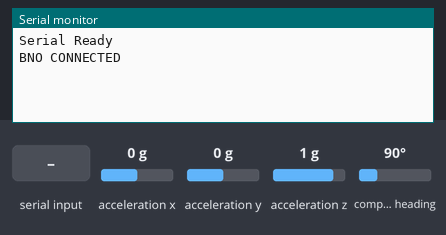
Recording of a sketch running on a simulated Arduino Uno, built with avr-gcc and run on an emulated ATmega328P. On the bench: the last lines printed to the serial monitor. The inputs (shaded band) are chosen by the test bench; at power-on: acceleration x 0 g, acceleration y 0 g, acceleration z 1 g, compass heading 90°.

Above: at 2.2 s.
2.3 s: "1\n" received over Serial
At 3.3 s:
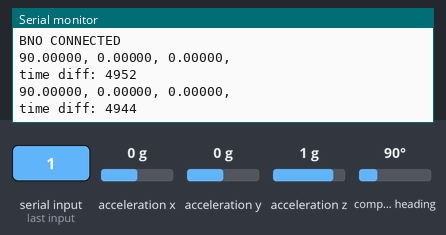
3.8 s: "0\n" received over Serial
At 4.4 s:
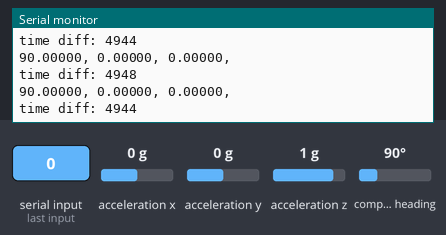
Timing chart, 0 to 6.8 s (numbered marks = the images above; inputs shaded):
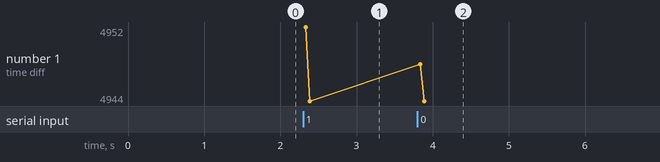

Measured:
- after the input at 2.3 s, the serial monitor: prints a new line at once (image 1)
- after the input at 3.8 s, the serial monitor: prints a new line at once (image 2)

The sketch:

ArduinoSerialTestWithBNOMay21FineTuningDiffBRTest.ino
```cpp
#include <Adafruit_Sensor.h>

/**************************************************************************/
/*!
    @file     read_simple_angle.ino
    @author   mskaca (E. Ha.)
    @license  KacaCorp (see license.txt)

  read a simple angle from BNO055 over I2C bus

  REQUIRES: ardser.py to send messages to the Serial Bus
  ANTIREQ: Ensure that the arduino console is closed
    @section  HISTORY

    v1.0 - First release
*/
/**************************************************************************/

#include <Wire.h>
#include <Adafruit_BNO055.h>
#include <Adafruit_Sensor.h>
#include <utility/imumaths.h>

Adafruit_BNO055 bno = Adafruit_BNO055(55, 0x28);

//float M_PI = 3.14159;

int setPoint = 55;           // random value
String readString;           // notn eeded
unsigned short timeStart,timeEnd,timeDiff;  // required to find out how fast bus is

// Where a Quaternion takes the form a +bi +cj +dk , where i,j,k are imaginary
struct Quaternion{
     float a;   //real number      w
     float b;   //complex number   x ...i
     float c;   //complex number   y ...j
     float d;   //complex number   z ...k
};

// Converts any 4 values to a quaternion (usage:  quat = a + bi + cj + dk)
Quaternion getQuaternion (float a, float b, float c, float d)
{
  Quaternion quat;
  quat.a = a;
  quat.b = b;
  quat.c = c;
  quat.d = d;
  return quat;
}

//Returns the inverse of a quaternion
Quaternion getQuaternionInverse(Quaternion quat)
{
  Quaternion inversedQuat;
  float dividend = quat.a*quat.a + quat.b*quat.b + quat.c*quat.c + quat.d*quat.d;
  inversedQuat.a =  quat.a/dividend;
  inversedQuat.b = (-1)*(quat.b/dividend);
  inversedQuat.c = (-1)*(quat.c/dividend);
  inversedQuat.d = (-1)*(quat.d/dividend);
  return inversedQuat;
}

// Returns Quaternion product
Quaternion getQuaternionProduct(Quaternion q1, Quaternion q2)
{
  Quaternion product;
  product.a = q1.a*q2.a - q1.b*q2.b - q1.c*q2.c - q1.d*q2.d;
  product.b = q1.a*q2.b +  q1.b*q2.a +q1.c*q2.d - q1.d*q2.c;
  product.c = q1.a*q2.c - q1.b*q2.d + q1.c*q2.a + q1.d*q2.b;
  product.d = q1.a*q2.d + q1.b*q2.c - q1.c*q2.b + q1.d*q2.a;
  return product;
}

static void toEulerAngle(Quaternion q, double& roll, double& pitch, double& yaw)
{
  // roll (x-axis rotation)
  double sinr = +2.0 * (q.a * q.b + q.c * q.d);
  double cosr = +1.0 - 2.0 * (q.b * q.b + q.c * q.c);
  roll = atan2(sinr, cosr);

  // pitch (y-axis rotation)
  double sinp = +2.0 * (q.a * q.b - q.d * q.b);
        if (fabs(sinp) >= 1)
            pitch = copysign(M_PI / 2, sinp); // use 90 degrees if out of range
        else
      pitch = asin(sinp);

  // yaw (z-axis rotation)
  double siny = +2.0 * (q.a * q.d + q.b * q.c);
  double cosy = +1.0 - 2.0 * (q.c * q.c + q.d * q.d);
  yaw = atan2(siny, cosy);
}

void setup() {
  Serial.end();
  //Start serial
  Serial.begin(9600);
  while (!Serial) ; //wait until Serial ready
  Serial.println("Serial Ready");

//==================================================================================================================================
    /* Initialise the IMU */
   /*** pinMode(8,OUTPUT);
  delay(10);
  digitalWrite(8,HIGH);
  delay(200);
  digitalWrite(8,LOW);*/
  if(!bno.begin())
  {
    if (!bno.begin()){Serial.print("bno1 not connected");}
    /* There was a problem detecting the BNO055 ... check your connections */
    Serial.print("Ooops, no BNO055 detected ... Check your wiring or I2C ADDR!");
    while(1);
  }
  else{
    Serial.println("BNO CONNECTED");
  }

  delay(1000);
  bno.setExtCrystalUse(true);
  //Serial.print("Values are printed in the following order: bnoX1, bnoY1, \
  //bnoZ1, bnoX2, bnoY2, bnoZ2, Relative Roll, Relative Pitch, relative Yaw");
}

void loop() {

////////////////////////////////////////////////////////////////////////////////////////
 while (!Serial.available()) {} // wait for data to arrive

  // serial read section
  while (Serial.available()){
    timeStart = micros();
    delay(1);  //delay to allow buffer to fill
    if (Serial.available() >0)
    {
      char c = Serial.read();  //gets one byte from serial buffer
      readString = c; //makes the string readString ... took out the +=
    }

  if (readString.length() >0)
  {
    //Serial.print("Arduino received: ");
    //Serial.println(readString); //see what was received

    //==================================================================================
  unsigned long startTime = micros();
  sensors_event_t event;
  bno.getEvent(&event);
 // Serial.print("ElapsedTime: ");
 // Serial.println(ElapsedTime);
  // Serial.println(startTime);
   // Serial.println(currentTime);

  Serial.print(event.orientation.x, 5);
  Serial.print(", ");
  Serial.print(event.orientation.y, 5);
  Serial.print(", ");
  Serial.print(event.orientation.z, 5);
  Serial.print(", ");
  Serial.print("\n");
  //delay(1000);
   timeEnd = micros();
   timeDiff = timeEnd - timeStart;
   Serial.print("time diff: ");
   Serial.println(timeDiff);
   //unsigned long currentTime = micros();
  //unsigned long elapsedTime = currentTime - startTime;
  //Serial.print("elapsedTime: ");
 // Serial.println(elapsedTime);
  }

  delay(1);

  // serial write section

  char ard_sends = '1';
 // Serial.print("Arduino sends: ");
  //Serial.println(ard_sends);
  Serial.print("\n");
  //Serial.write(ard_sends);a
  Serial.flush();

  }
}
```
